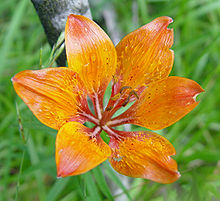
#> input picture test_images/test_image_07.jpg, 220 x 201 px
$ python -i OpenCV_test.py   (imports and definitions only)
#> lines starting #> are read from the running program, lines starting #| are printed output that depends on the picture; after the words box and inside, x2 and y2 are one past the last pixel; in counts of white or black regions, pixels touching at a corner belong together
# Contour Approximation OpenCV algorithm Алгоритм Кенні Ramer–Douglas–Peucker algorithm
import cv2
def opencv_contour_approx(name):
    # name = "test_image_03.png"
#> called with name = 'test_images/test_image_07.jpg'
    img1 = cv2.imread(name)
#> img1 is the input picture: shape (201, 220, 3); mean B, G, R 56, 137.8, 145.8
    img2 = img1
    img2 = cv2.cvtColor(img2,cv2.COLOR_BGR2GRAY)
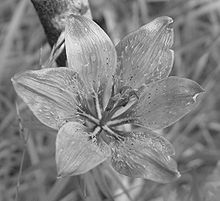
#> img2: shape (201, 220); min 3, max 252, mean 130.9
    canny = cv2.Canny(img2,100,200)
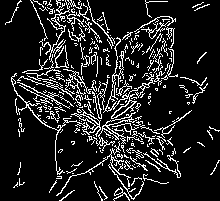
#> canny: shape (201, 220); 13.5% white in thin lines or dots
    (_ ,cnts,_ ) = cv2.findContours(canny,cv2.RETR_TREE,cv2.CHAIN_APPROX_NONE)
#> cnts = 330 contours, 305 with area under 20; largest, box (x1, y1, x2, y2) and area: (11, 73, 101, 175) 294, (103, 72, 155, 119) 226, (93, 112, 137, 151) 198, (79, 114, 100, 134) 113, (111, 100, 135, 119) 101
    cnt = cnts[0]
#> cnt = contour of 30 points, box (x1, y1, x2, y2) (59, 190, 75, 201), area 9
    epsilon = 0.001*cv2.arcLength(cnt,True)
#> epsilon = 0.0383
    approx = cv2.approxPolyDP(cnt,epsilon,True)
#> approx = contour of 16 points, box (x1, y1, x2, y2) (59, 190, 75, 201), area 9
    cv2.drawContours(img1,[approx],-1,(0,255,0),3)
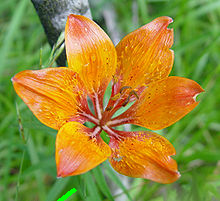
#> img1: shape (201, 220, 3); 0.2% of pixels changed, all inside (x1, y1, x2, y2) = (57, 188, 77, 201)
    cv2.imwrite('rezults\{}_OpenCVrezult.png'.format(name),img1)
    cv2.imshow(name + "_rezult",img1)
    cv2.waitKey(0)
    cv2.destroyAllWindows()

"""
    to test:
            opencv_contour_approx(path)
"""

>>> result = opencv_contour_approx('test_images/test_image_07.jpg')

$ run again, on test_images/test_image_01.png
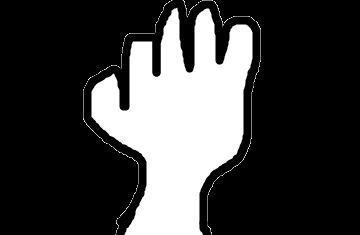
#> input picture test_images/test_image_01.png, 360 x 235 px
#> in opencv_contour_approx, img1 is the input picture: shape (235, 360, 3); min 0, max 255, mean 63.1
#> in opencv_contour_approx, `canny = cv2.Canny(img2,100,200)`:
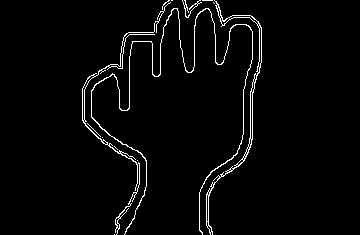
#> canny: shape (235, 360); 2.9% white in thin lines or dots, all inside (x1, y1, x2, y2) = (82, 0, 262, 235)
#> cnts = 57 contours, 48 with area under 20; largest, box (x1, y1, x2, y2) and area: (206, 0, 262, 235) 592, (82, 2, 171, 235) 219, (91, 8, 253, 235) 154, (82, 75, 95, 121) 100, (250, 91, 253, 140) 94
#> cnt = [[114, 234]]
#> epsilon = 0
#> approx = [[114, 234]]
#> img1: shape (235, 360, 3); 0.01% of pixels changed, all inside (x1, y1, x2, y2) = (112, 232, 117, 235)

$ run again, on test_images/test_image_02.png
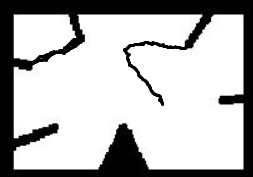
#> input picture test_images/test_image_02.png, 253 x 177 px
#> in opencv_contour_approx, img1 is the input picture: shape (177, 253, 3); min 0, max 255, mean 182.8
#> in opencv_contour_approx, `canny = cv2.Canny(img2,100,200)`:
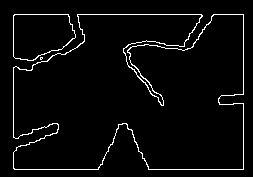
#> canny: shape (177, 253); 3.7% white in thin lines or dots, all inside (x1, y1, x2, y2) = (13, 14, 244, 170)
#> cnts = 6 contours, 2 with area under 20; largest, box (x1, y1, x2, y2) and area: (13, 14, 244, 170) 29914, (13, 14, 244, 170) 29732, (13, 14, 76, 61) 2308, (13, 14, 76, 61) 2286
#> cnt = [[40, 57], [40, 58], [40, 59], [41, 59], [42, 58], [42, 57], [41, 57]]
#> epsilon = 0.00741
#> approx = [[42, 57], [40, 57], [40, 59], [41, 59], [42, 58]]
#> img1: shape (177, 253, 3); 0.08% of pixels changed, all inside (x1, y1, x2, y2) = (38, 55, 45, 62)
